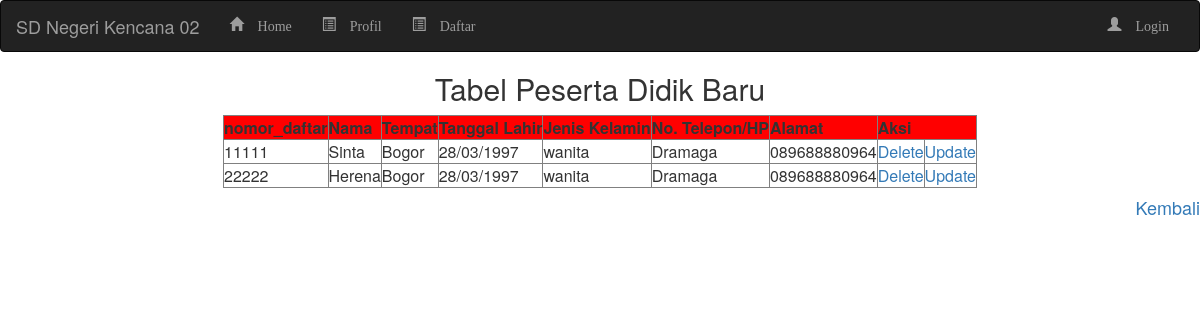
Page /tabel.php on the committed database.
### tables this page shows
CREATE TABLE IF NOT EXISTS `daftar` (
`nomor_daftar` int(5) NOT NULL,
  `nama` varchar(50) NOT NULL,
  `tempat` varchar(50) NOT NULL,
  `tgl_lahir` varchar(10) NOT NULL,
  `jenis_kelamin` varchar(10) NOT NULL,
  `no_tlp` varchar(12) NOT NULL,
  `alamat` varchar(50) NOT NULL
);

### tabel.php (the view)
<?php include 'koneksi.php'; ?>
<?php include 'menu.php'; ?>
<h2 align="center">Tabel Peserta Didik Baru</h2>
	<table border="1" align="center" cellpadding="10px">
		<tr style="background-color: red;">
			<th>nomor_daftar</th>
			<th>Nama</th>
			<th>Tempat</th>
			<th>Tanggal Lahir</th>
			<th>Jenis Kelamin</th>
			<th>No. Telepon/HP</th>
			<th>Alamat</th>
			<th colspan="2">Aksi</th>
		</tr>
		<?php
			$sql=" SELECT * FROM  daftar";
			$rs=$con->query($sql);
			while($row=mysqli_fetch_row($rs)){
		?>
			<tr>
				<td><?php echo $row[0]; ?></td>
				<td><?php echo $row[1]; ?></td>
				<td><?php echo $row[2]; ?></td>
				<td><?php echo $row[3]; ?></td>
				<td><?php echo $row[4]; ?></td>
				<td><?php echo $row[5]; ?></td>
				<td><?php echo $row[6]; ?></td>
				<td onclick="return confirm('Anda yakin akan menghapus data ini?')"><a href="deleteProcess.php?nomor_daftar=<?php echo $row[0] ?>">Delete</a></td>
							<td><a href="formupdate.php?nomor_daftar=<?php echo $row[0]; ?>">Update</a></td>
						</tr>
			<?php	} ?>
		</table>
		<a href="daftar.php"> <h4 align="right">Kembali</h4></a>

### menu.php (shortened to what this page needs)
<html>
<head>
   <link rel='stylesheet' type='text/css' href='css/bootstrap.css'>
</head>
    <body>
    <nav class="navbar navbar-inverse">
        <div class="container-fluid">
        <div class="navbar-header">
        <a class="navbar-brand" href="home.php">SD Negeri Kencana 02</a>
        </div>
        <div class="collapse navbar-collapse" id="bs-example-navbar-collapse-1">
            <ul class="nav navbar-nav">
                <li>
                    <a href="home.php"><span class='glyphicon glyphicon-home'> Home</a>
                </li>
                <li>
                    <a href="profile.php"><span class='glyphicon glyphicon-list-alt'> Profil</a>
                </li>
                <li>
                    <a href="daftar.php"><span class='glyphicon glyphicon-list-alt'> Daftar</a>
                </li>
            </ul>
            <ul class="nav navbar-nav navbar-right">
                <li>
                    <?php
                    if(empty($_SESSION['login'])){
                        echo "<a href='login.php'><span class='glyphicon glyphicon-user'> Login</a>";}
                    else{
                        echo "<a href='logout.php'><span class='glyphicon glyphicon-inbox'> Logout</a>";
                    }?>
                </li>
            </ul>
        </div>
        </div>
    </nav>
    </body>
</html>

### rows in the picture
daftar: nomor_daftar "11111", nama "Sinta", tempat "Bogor", tgl_lahir "28/03/1997", jenis_kelamin "wanita", no_tlp "Dramaga", alamat "089688880964"
daftar: nomor_daftar "22222", nama "Herena", tempat "Bogor", tgl_lahir "28/03/1997", jenis_kelamin "wanita", no_tlp "Dramaga", alamat "089688880964"
